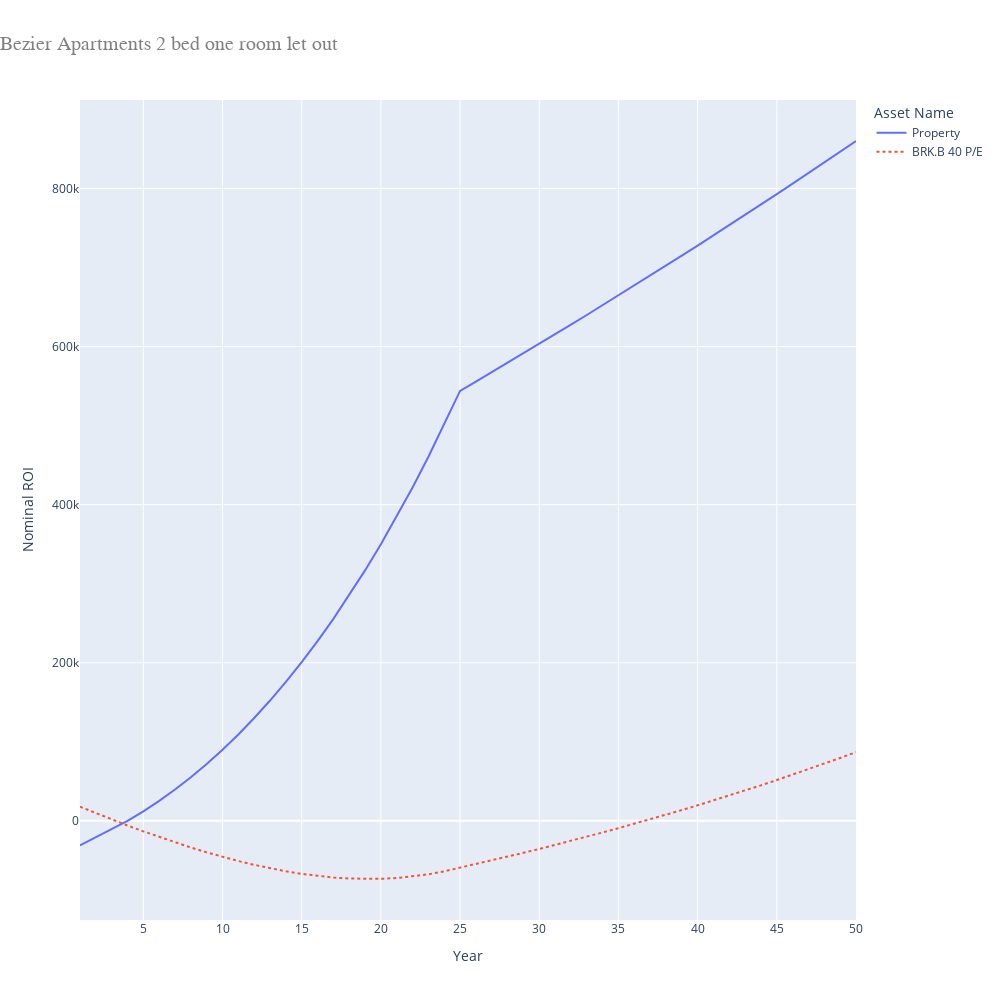

Here is the notebook cell this chart was saved with:
### Code cell
# Bezier Apartments 2 bed one room let out
property_price = 740000

repayment_mortgage = RepaymentMortgage(
    property_price * 0.75,
    25,
    FIXED_INTEREST_RATE
)

asset_name = "Property"
asset_dictionary[asset_name] = LeaseholdProperty(
    False,
    property_price,
    monthly_gross_rental=700,
    rental_tax=0,
    months_occupied_out_of_12=8,
    agency_percentage=LIXING_AGENCY_PERCENTAGE,
    annual_service_charge=7 * 677,
    annual_ground_rent=600,
    mortgage=repayment_mortgage
)

opportunity_cost_property = asset_dictionary[asset_name]

yearly_principle_repayments = []
previous_year = opportunity_cost_property.mortgage.total_principle_paid(1)
yearly_principle_repayments.append(previous_year)

for year in range(2, 25):
    current_year = opportunity_cost_property.mortgage.total_principle_paid(year)
    yearly_principle_repayments.append(
        current_year - previous_year - cost_of_renting_alone * 12
    )
    previous_year = current_year

print(yearly_principle_repayments)

asset_dictionary["BRK.B 40 P/E"] = HLStock(
    opportunity_cost_property.property_value * 0.25,
    stock_price_to_earnings,
    yearly_principle_repayments
)

(headers, table, graph_source) = generate_header_table_and_graph_source(
    asset_dictionary
)

fig = px.line(
    graph_source,
    x='Year',
    y='Nominal ROI',
    color='Asset Name',
    line_dash='Asset Name',
    title='Bezier Apartments 2 bed one room let out',
    width=1000,
    height=1000
)

fig.update_layout(
    title_font_size=20,
    title_font_family='Courier',
    title_font_color='gray',
    title_x=0
)

fig.show()

### Figure 1 — Plotly figure (JSON) as saved in the notebook; plotly's stock layout.template omitted (floating-point values rounded to 4 significant figures)
{"data": [{"hovertemplate": "Asset Name=Property<br>Year=%{x}<br>Nominal ROI=%{y}<extra></extra>", "legendgroup": "Property", "line": {"color": "#636efa", "dash": "solid"}, "marker": {"symbol": "circle"}, "mode": "lines", "name": "Property", "orientation": "v", "showlegend": true, "type": "scatter", "x": [1, 2, 3, 4, 5, 6, 7, 8, 9, 10, 11, 12, 13, 14, 15, 16, 17, 18, 19, 20, 21, 22, 23, 24, 25, 26, 27, 28, 29, 30, 31, 32, 33, 34, 35, 36, 37, 38, 39, 40, 41, 42, 43, 44, 45, 46, 47, 48, 49, 50], "xaxis": "x", "y": [-31180.0, -20940.0, -11050.0, -86.36, 11970.0, 25150.0, 39500.0, 55050.0, 71840.0, 89900.0, 109300.0, 130000.0, 152100.0, 175700.0, 200800.0, 227300.0, 255500.0, 285300.0, 316800.0, 350000.0, 385000.0, 421800.0, 460500.0, 501200.0, 543900.0, 555700.0, 567500.0, 579400.0, 591400.0, 603400.0, 615500.0, 627700.0, 639900.0, 652300.0, 664700.0, 677100.0, 689700.0, 702300.0, 715000.0, 727800.0, 740700.0, 753600.0, 766600.0, 779700.0, 792900.0, 806200.0, 819500.0, 833000.0, 846500.0, 860100.0], "yaxis": "y"}, {"hovertemplate": "Asset Name=BRK.B 40 P/E<br>Year=%{x}<br>Nominal ROI=%{y}<extra></extra>", "legendgroup": "BRK.B 40 P/E", "line": {"color": "#EF553B", "dash": "dot"}, "marker": {"symbol": "circle"}, "mode": "lines", "name": "BRK.B 40 P/E", "orientation": "v", "showlegend": true, "type": "scatter", "x": [1, 2, 3, 4, 5, 6, 7, 8, 9, 10, 11, 12, 13, 14, 15, 16, 17, 18, 19, 20, 21, 22, 23, 24, 25, 26, 27, 28, 29, 30, 31, 32, 33, 34, 35, 36, 37, 38, 39, 40, 41, 42, 43, 44, 45, 46, 47, 48, 49, 50], "xaxis": "x", "y": [17780.0, 9634.0, 1705.0, -5982.0, -13400.0, -20540.0, -27350.0, -33830.0, -39940.0, -45650.0, -50940.0, -55760.0, -60090.0, -63900.0, -67140.0, -69780.0, -71770.0, -73080.0, -73660.0, -73460.0, -72440.0, -70540.0, -67720.0, -63910.0, -59410.0, -54820.0, -50140.0, -45380.0, -40520.0, -35580.0, -30530.0, -25390.0, -20150.0, -14800.0, -9353.0, -3796.0, 1871.0, 7651.0, 13550.0, 19560.0, 25700.0, 31950.0, 38340.0, 44860.0, 51510.0, 58290.0, 65220.0, 72290.0, 79510.0, 86880.0], "yaxis": "y"}], "layout": {"height": 1000, "legend": {"title": {"text": "Asset Name"}, "tracegroupgap": 0}, "title": {"font": {"color": "gray", "family": "Courier", "size": 20}, "text": "Bezier Apartments 2 bed one room let out", "x": 0}, "width": 1000, "xaxis": {"anchor": "y", "domain": [0, 1], "title": {"text": "Year"}}, "yaxis": {"anchor": "x", "domain": [0, 1], "title": {"text": "Nominal ROI"}}}}
